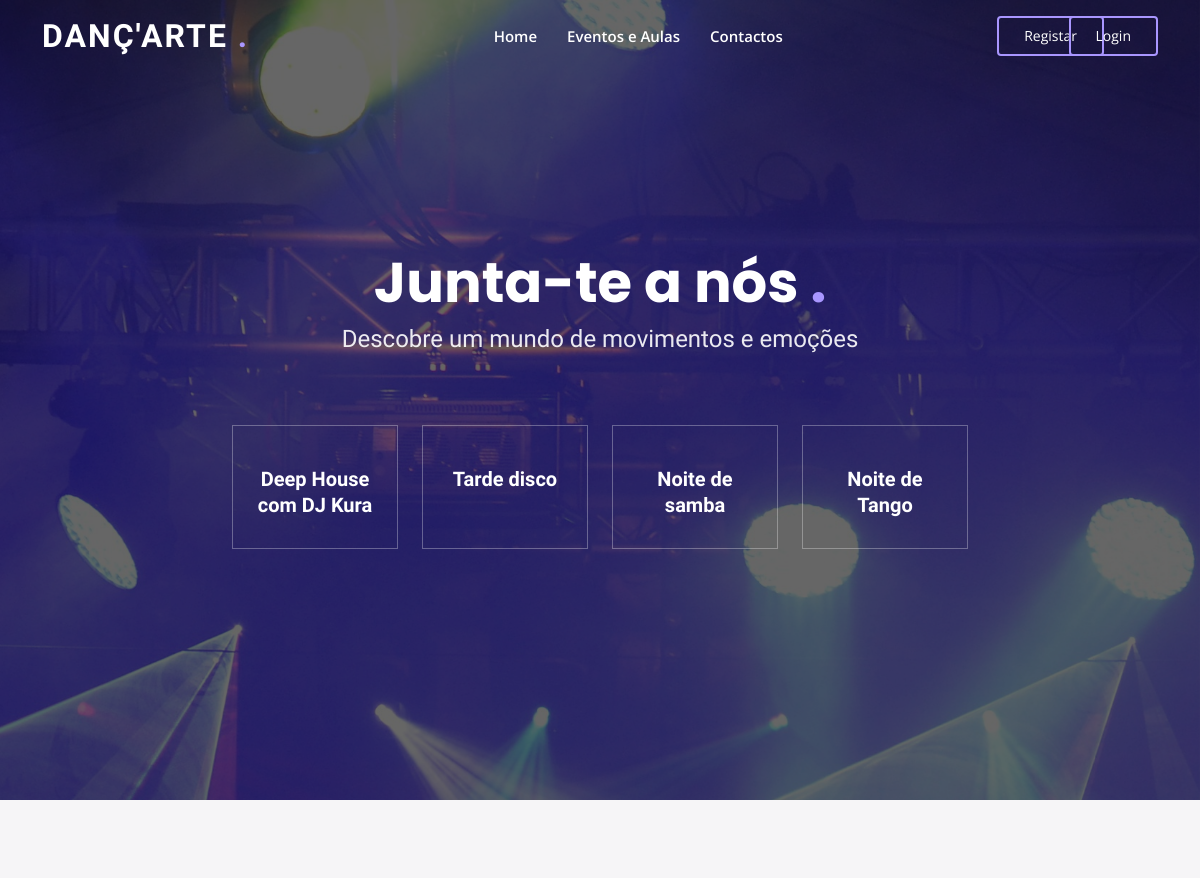
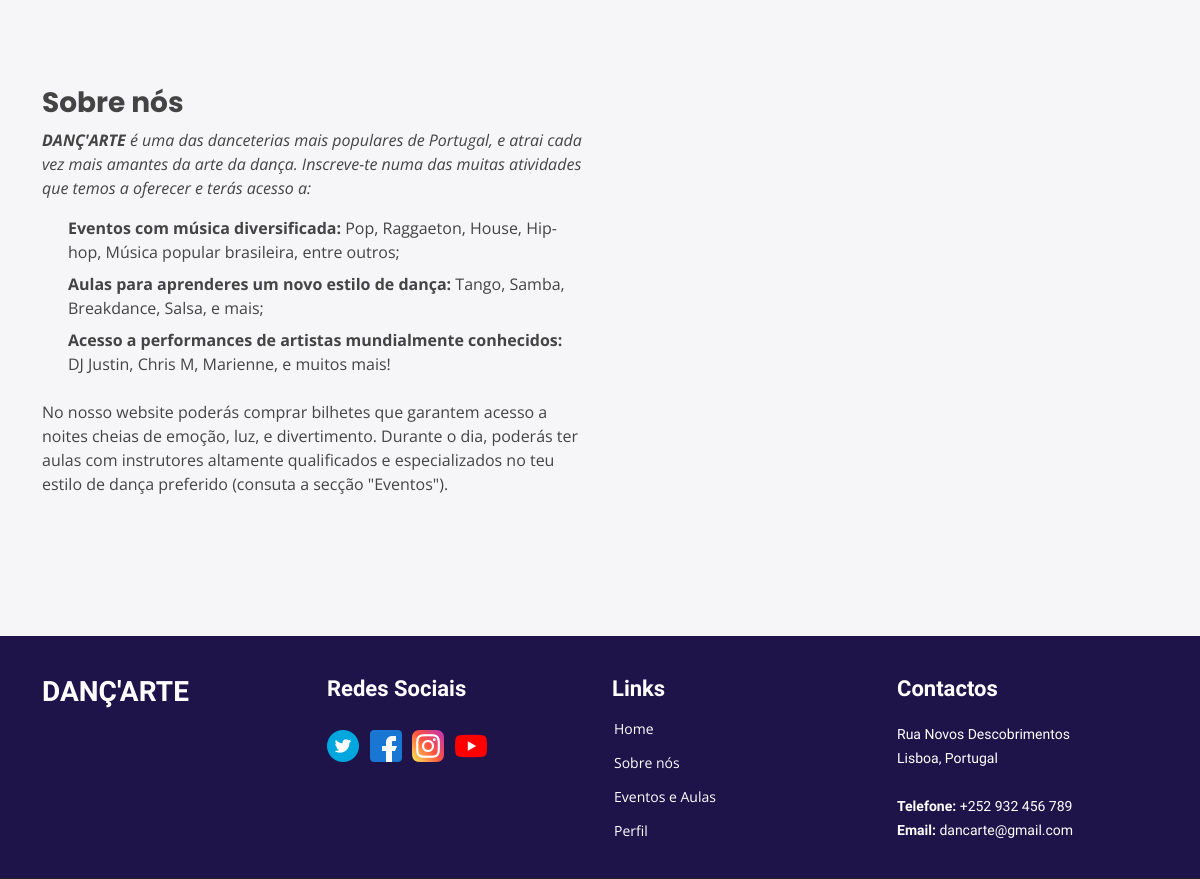
Screenshot of /danceteria/ with the database file from the repository (2 pictures, top to bottom).
### webdanceteria/models.py (models this page shows, shortened)
class Evento(models.Model):
    nome = models.CharField(max_length=100)
    data_hora = models.DateTimeField()
    preco_bilhete = models.DecimalField(max_digits=6, decimal_places=2, default=None)
    bilhetes_disponiveis = models.IntegerField()
    descricao = models.CharField(max_length=500, null=True, blank=True)
    artistas = models.CharField(max_length=500, null=True, blank=True)

### webdanceteria/views.py (the view)
# urls.py: path("", views.home, name="home"),
def home(request):
    eventos = Evento.objects.order_by('-id')[:5]
    return render(request, 'webdanceteria/home.html', {'eventos': eventos})

### webdanceteria/templates/webdanceteria/home.html (shortened to what this page needs)
<!DOCTYPE html>
<html lang="en">
<head>
    {% load static %}
    <link rel="stylesheet" href="{% static 'webdanceteria/bootstrap/css/bootstrap.css' %}">
    <link rel="stylesheet" href="{% static 'webdanceteria/bootstrap/css/bootstrap.rtl.css' %}">
    <link rel="stylesheet" href="{% static 'webdanceteria/bootstrap/css/bootstrap-grid.css' %}">
    <link rel="stylesheet" href="{% static 'webdanceteria/bootstrap/css/bootstrap-grid.rtl.css' %}">
    <link rel="stylesheet" href="{% static 'webdanceteria/bootstrap/css/bootstrap-reboot.css' %}">
    <link rel="stylesheet" href="{% static 'webdanceteria/bootstrap/css/bootstrap-reboot.rtl.css' %}">
    <link rel="stylesheet" href="{% static 'webdanceteria/bootstrap/css/bootstrap-utilities.css' %}">
    <link rel="stylesheet" href="{% static 'webdanceteria/bootstrap/css/bootstrap-utilities.rtl.css' %}">
    <link href="{% static 'webdanceteria/css/styles.css' %}" rel="stylesheet">
</head>
<body>
<header id="header" class="fixed-top">
    <div class="container d-flex align-items-center justify-content-lg-between ">
        <h1 class="logo me-auto me-lg-0"><a href="{% url 'webdanceteria:home' %}"> Danç'Arte <span>.</span></a></h1>
        <nav id="navbar" class="navbar order-last order-lg-0">
            <ul>
                <li><a class="nav-link scrollto" href="{% url 'webdanceteria:home' %}">Home</a></li>
                {% block active %}
                    <li><a class="nav-link scrollto" href="{% url 'webdanceteria:events_view' %}">Eventos e Aulas</a>
                    </li>
                {% endblock %}
                <li><a class="nav-link scrollto" href="#footer">Contactos</a></li>
            </ul>
        </nav>
        {% if request.user.is_authenticated %}
            <a href="{% url 'webdanceteria:logout_view' %}" class="log-btn scrollto">Logout</a>
        {% else %}
            <a href="{% url 'webdanceteria:register_member_view' %}" class="log-btn scrollto"
               style="margin-right: -250px">Registar</a>
            <a href="{% url 'webdanceteria:login_view' %}" class="log-btn scrollto">Login</a>
        {% endif %}
    </div>
</header>
{% block content %}
    <section id="hero" class="d-flex align-items-center justify-content-center">
        <div class="container" data-aos="fade-up">
            <div class="row justify-content-center" data-aos="fade-up" data-aos-delay="150">
                <div class="col-lg-8">
                    {% if request.user.is_authenticated %}
                        <h1 class="mb-3"> Bem vindo/a, {{ request.user|getNome }} <span>.</span></h1>
                    {% else %}
                        <h1> Junta-te a nós <span>.</span></h1>
                    {% endif %}
                    <h2> Descobre um mundo de movimentos e emoções </h2>
                </div>
            </div>
            <div class="row gy-4 mt-5 justify-content-center" data-aos="zoom-in" data-aos-delay="250">
                {% for evento in eventos %}
                    <div class="col-xl-2">
                        <div class="icon-box">
                            <h3><a href="{% url 'webdanceteria:events_view' %}">{{ evento.nome }}</a></h3>
                        </div>
                    </div>
                {% endfor %}
            </div>
        </div>
    </section>
    <main id="main">
        <section id="about" class="about">
            <div class="container" data-aos="fade-up">
                <div class="row">
                    <div class="col-lg-6 order-1 order-lg-2" data-aos="fade-left" data-aos-delay="100">
                    </div>
                    <div class="col-lg-6 pt-4 order-2 order-lg-1 content" data-aos="fade-right"
                         data-aos-delay="100">
                        <h3> Sobre nós </h3>
                        <p class="fst-italic">
                            <strong>DANÇ'ARTE </strong> é uma das danceterias mais populares de Portugal, e atrai cada
                            vez
                            mais amantes da arte da dança. Inscreve-te numa das muitas atividades
                            que temos a oferecer e terás acesso a:
                        </p>
                        <ul>
                            <li><strong>Eventos com música diversificada:</strong>
                                Pop, Raggaeton,
                                House, Hip-hop,
                                Música popular brasileira, entre outros;
                            </li>
                            <li><strong>Aulas para aprenderes um novo estilo de dança:</strong>
                                Tango,
                                Samba, Breakdance,
                                Salsa, e mais;
                            </li>
                            <li><strong>Acesso a performances de artistas
                                mundialmente
                                conhecidos: </strong>
                                <br>
                                DJ Justin, Chris M, Marienne, e muitos mais!
                            </li>
                        </ul>
                        <p>
                            No nosso website poderás comprar bilhetes que garantem acesso a noites cheias de emoção,
                            luz,
                            e divertimento.
                            Durante o dia, poderás ter aulas com instrutores altamente qualificados e especializados no
                            teu estilo de
                            dança preferido (consuta a secção "Eventos").
                        </p>
                    </div>
                </div>
            </div>
        </section>
    </main>
{% endblock %}
<footer id="footer">
    <div class="footer-top">
        <div class="container">
            <div class="row justify-content-between">
                <div class="col-lg-3 col-md-6">
                    <div class="footer-info">
                        <h3> Danç'Arte</h3>
                    </div>
                </div>
                <div class="col-lg-6 col-md-6">
                    <div class="row">
                        <div class="col-lg-6 col-md-6 footer-links">
                            <h4 class="footer-title">Redes Sociais</h4>
                            <div class="social-links mt-3">
                                <a href="https://twitter.com/Dance_Magazine" class="twitter" target="_blank"><img
                                        src="{% static 'webdanceteria/img/twitter.png' %}" alt="Twitter"></a>
                                <a href="https://www.facebook.com/justdancegame" class="facebook" target="_blank"><img
                                        src="{% static 'webdanceteria/img/facebook.png' %}" alt="Facebook"></a>
                                <a href="https://www.instagram.com/nextdanceschool/" class="instagram"
                                   target="_blank"><img src="{% static 'webdanceteria/img/instagram.png' %}"
                                                        alt="Instagram"></a>
                                <a href="https://www.youtube.com/@JazzyDanceStudiosChannel" class="youtube"
                                   target="_blank"><img src="{% static 'webdanceteria/img/youtube.png' %}"
                                                        alt="Youtube"></a>
                            </div>
                        </div>
                        <div class="col-lg-6 col-md-6 footer-links">
                            <h4 class="footer-title">Links</h4>
                            <ul>
                                <li> <a
                                        href="{% url 'webdanceteria:home' %}">Home</a></li>
                                <li> <a href="/danceteria/#about">Sobre nós</a></li>
                                <li> <a href="{% url 'webdanceteria:events_view' %}">Eventos
                                    e Aulas</a></li>
                                <li> <a
                                        href="{% url 'webdanceteria:profile_view' %}">Perfil</a></li>
                            </ul>
                        </div>
                    </div>
                </div>
                <div class="col-lg-3 col-md-6 text-right">
                    <div class="footer-info">
                        <h4 class="footer-title">Contactos</h4>
                        <p>
                            Rua Novos Descobrimentos <br>
                            Lisboa, Portugal<br><br>
                            <strong>Telefone:</strong> +252 932 456 789<br>
                            <strong>Email:</strong> dancarte@gmail.com<br>
                        </p>
                    </div>
                </div>
            </div>
        </div>
    </div>
</footer>
</body>
</html>

### webdanceteria/static/webdanceteria/css/styles.css (style rules this page uses)
body { font-family: "Open Sans", sans-serif; color: #444444; }
a { color: #a996ff; text-decoration: none; }
h1, h2, h3, h4, h5, h6 { font-family: "Raleway", sans-serif; }
#main { background-color: #F6F5F7; }
#header { transition: all 0.5s; z-index: 997; padding: 15px 0; }
#header .logo { font-size: 32px; margin: 0; padding: 0; line-height: 1; font-weight: 700; letter-spacing: 2px; text-transform: uppercase; }
#header .logo a { color: #fff; }
#header .logo a span { color: #a996ff; }
.log-btn { color: #fff; border-radius: 4px; padding: 7px 25px 8px 25px; white-space: nowrap; transition: 0.3s; font-size: 14px; display: inline-block; border: 2px solid #a996ff; }
.navbar { padding: 0; }
.navbar ul { margin: 0; padding: 0; display: flex; list-style: none; align-items: center; }
.navbar li { position: relative; }
.navbar a, .navbar a:focus { display: flex; align-items: center; justify-content: space-between; padding: 10px 0 10px 30px; font-size: 15px; font-weight: 600; color: #fff; white-space: nowrap; transition: 0.3s; }
#hero { width: 100%; height: 100vh; background: url("../img/club.jpg") top center; background-size: cover; position: relative; }
#hero:before { content: ""; background: rgba(0, 0, 0, 0.6); position: absolute; bottom: 0; top: 0; left: 0; right: 0; }
#hero .container { position: relative; text-align: center; }
#hero h1 { margin: 0; font-size: 56px; font-weight: 700; line-height: 64px; color: #fff; font-family: "Poppins", sans-serif; }
#hero h1 span { color: #a996ff; }
#hero h2 { color: rgba(255, 255, 255, 0.9); margin: 10px 0 0 0; font-size: 24px; }
#hero .icon-box { padding: 30px 20px; transition: ease-in-out 0.3s; border: 1px solid rgba(255, 255, 255, 0.3); height: 100%; text-align: center; }
#hero .icon-box h3 { font-weight: 700; margin: 10px 0 0 0; padding: 0; line-height: 1; font-size: 20px; line-height: 26px; }
#hero .icon-box h3 a { color: #fff; transition: ease-in-out 0.3s; }
@media (min-width: 1024px) { #hero { background-attachment: fixed; } }
section { padding: 140px 0; overflow: hidden; }
#footer { background: #1f144a; color: #fff; font-size: 14px; }
#footer .footer-top { background: #1f144a; border-bottom: 1px solid #222222; padding: 40px 0 0px 0; }
#footer .footer-top .footer-info { margin-bottom: 30px; }
#footer .footer-links .footer-title { font-size: 22px; }
#footer .footer-info .footer-title { font-size: 22px; }
#footer .footer-top .footer-info h3 { font-size: 28px; margin: 0 0 20px 0; padding: 2px 0 2px 0; line-height: 1; font-weight: 700; text-transform: uppercase; }
#footer .footer-top .footer-info p { font-size: 14px; line-height: 24px; margin-bottom: 0; font-family: "Raleway", sans-serif; color: #fff; }
#footer .footer-top .social-links a img { width: 32px; height: 32px; margin-right: 7px; }
#footer .footer-top h4 { font-size: 16px; font-weight: 600; color: #fff; position: relative; padding-bottom: 12px; }
#footer .footer-top .footer-links { margin-bottom: 30px; }
#footer .footer-top .footer-links ul { list-style: none; padding: 0; margin: 0; }
#footer .footer-top .footer-links ul li { padding: 10px 0; display: flex; align-items: center; }
#footer .footer-top .footer-links ul li:first-child { padding-top: 0; }
#footer .footer-top .footer-links ul a { color: #fff; transition: 0.3s; display: inline-block; line-height: 1; }
.about .content h3 { font-weight: 700; font-size: 28px; font-family: "Poppins", sans-serif; }
.about .content ul { list-style: none; padding: 0; }
.about .content ul li { padding: 0 0 8px 26px; position: relative; }
.about .content p:last-child { margin-bottom: 0; }

### rows the page displays
Evento: nome "Deep House com DJ Kura"
Evento: nome "Tarde disco"
Evento: nome "Noite de samba"
Evento: nome "Noite de Tango"
